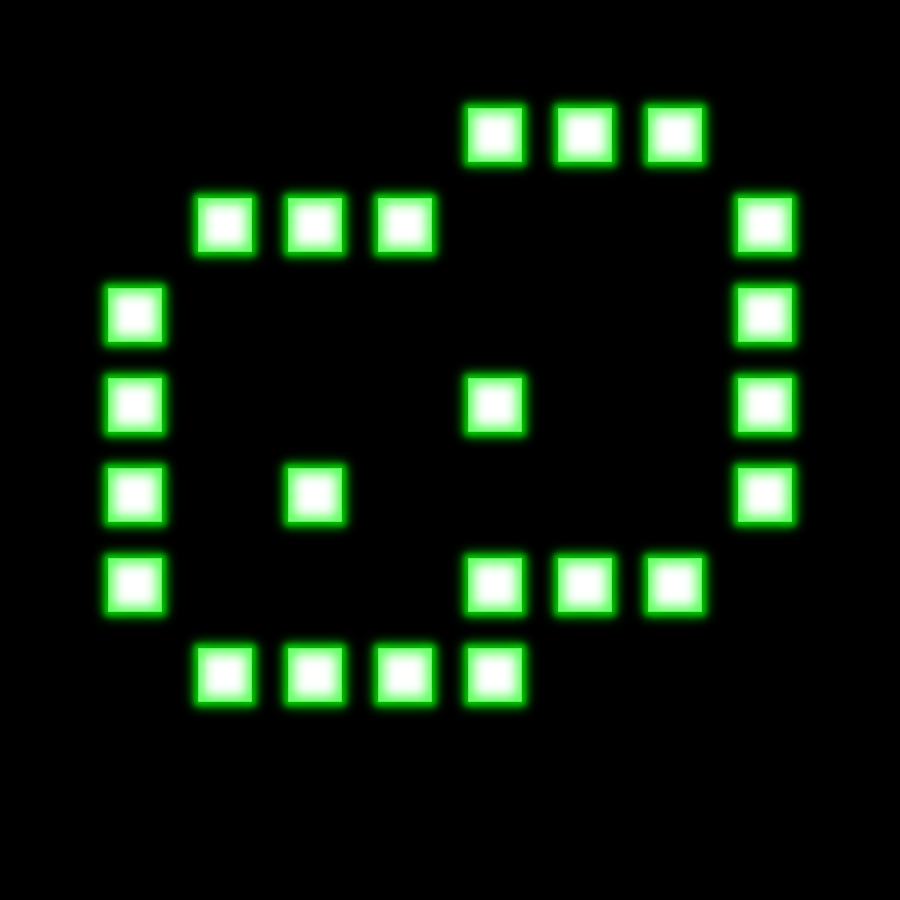

A level layout from a 2D game, rendered from its tile map. Below: a short description, then the map file with tile-grid data replaced by summaries:
An orthogonal 10x10 tile map with 90x90 px tiles, 1 tile layer (Ground) and 7 objects (3x Box, 3x Point, Chuy).

<map version="1.0" orientation="orthogonal" width="10" height="10" tilewidth="90" tileheight="90">
 <tileset firstgid="1" name="SokoChuy" tilewidth="90" tileheight="90">
  <image source="gfx/tile.png" width="270" height="270" />
  <tile id="0">
   <properties>
    <property name="type" value="triangle a" />
   </properties>
  </tile>
  <tile id="1">
   <properties>
    <property name="type" value="triangle b" />
   </properties>
  </tile>
  <tile id="2">
   <properties>
    <property name="type" value="circle" />
   </properties>
  </tile>
  <tile id="3">
   <properties>
    <property name="type" value="triangle c" />
   </properties>
  </tile>
  <tile id="4">
   <properties>
    <property name="type" value="triangle d" />
   </properties>
  </tile>
  <tile id="5">
   <properties>
    <property name="type" value="square" />
   </properties>
  </tile>
 </tileset>
 <layer name="Ground" width="10" height="10">
  <properties>
   <property name="text" value="Area 14" />
  </properties>
  <data>[100 cells, 100 non-empty, 4 distinct tile ids]</data>
 </layer>
 <objectgroup name="Objects" width="10" height="10">
  <object name="Box" x="294" y="281" width="50" height="70" />
  <object name="Point" x="285" y="268" width="66" height="90" />
  <object name="Chuy" x="362" y="266" width="86" height="86" />
  <object name="Box" x="295" y="369" width="50" height="70" />
  <object name="Box" x="563" y="463" width="50" height="70" />
  <object name="Point" x="554" y="180" width="66" height="90" />
  <object name="Point" x="555" y="276" width="66" height="90" />
 </objectgroup>
</map>
